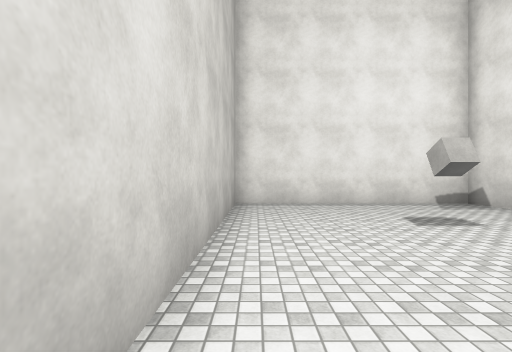
[1] (above)

16 first-person views from a walk through a 3-D level made in the Unity game engine. The camera is 1.5 m above the floor, looks level and sees 85° across. The floor is counted in squares, 2 m on a side. Each view is taken from the middle of a square. On the plan, view 1 faces up. The plan holds only what a view shows up to about 10 squares ahead; the rest is blank. The player is left out. Surface patterns are stand-ins for the level's own textures.

[2]
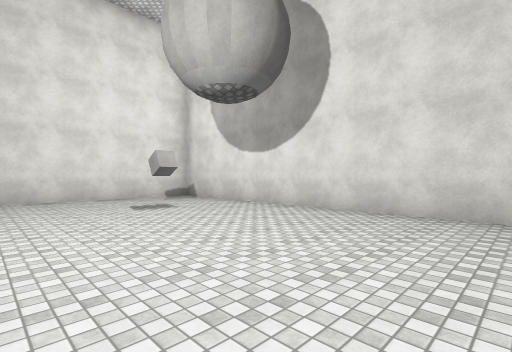

[3]
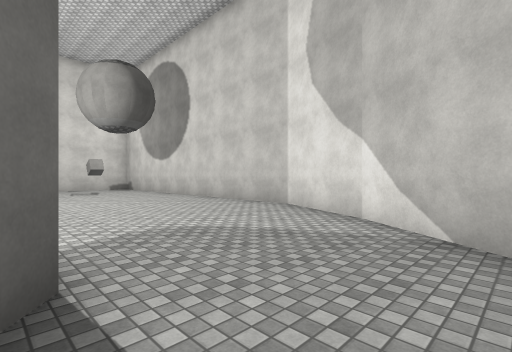

[4]
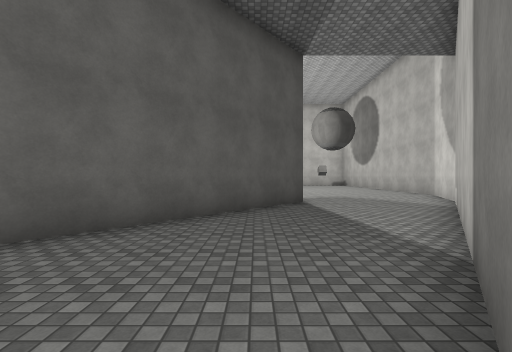

[5]
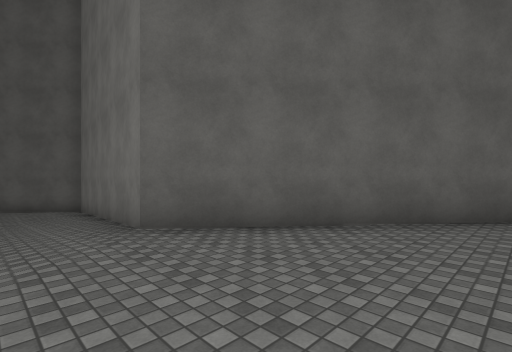

[6]
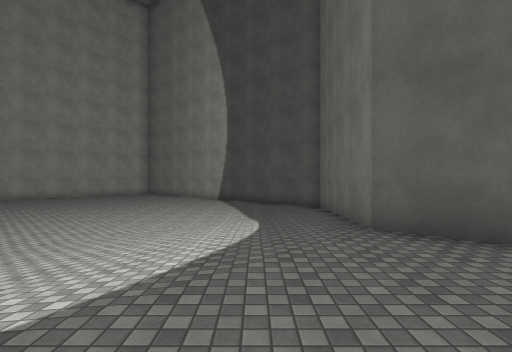

[7]
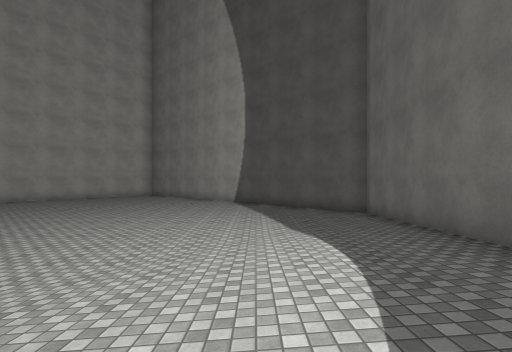

[8]
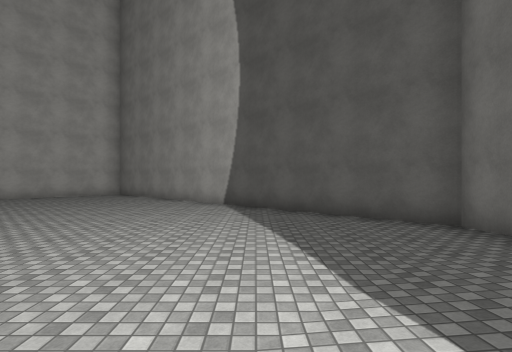

[9]
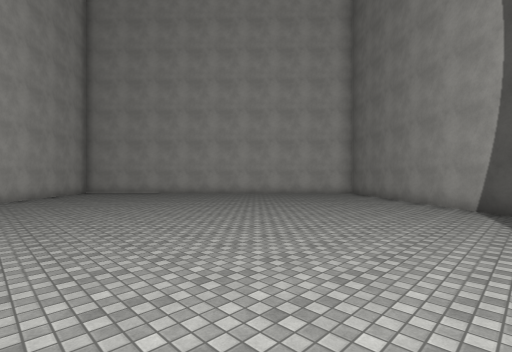

[10]
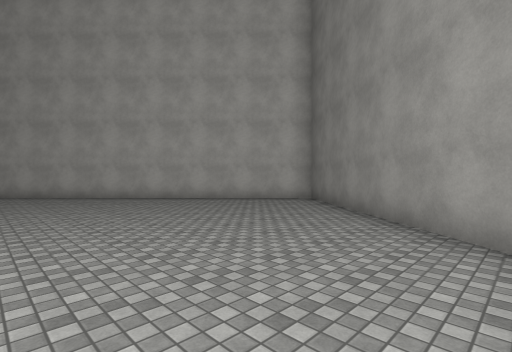

[11]
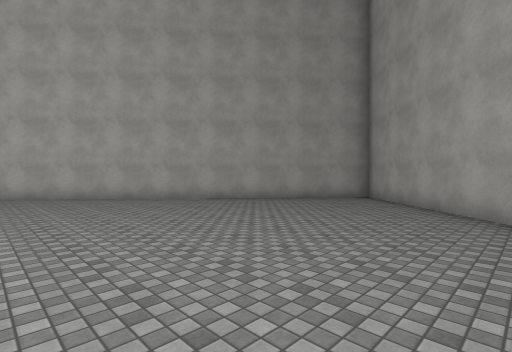

[12]
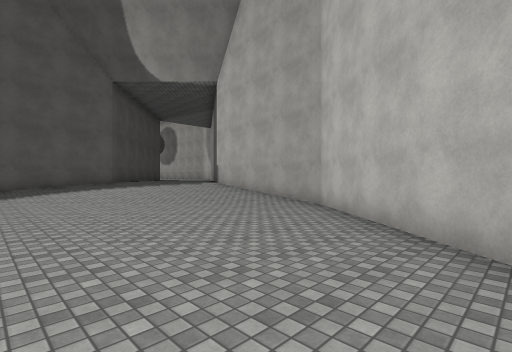

[13]
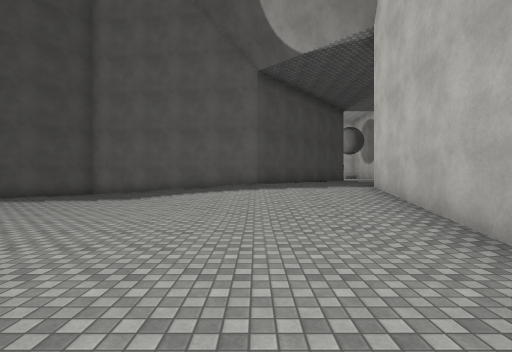

[14]
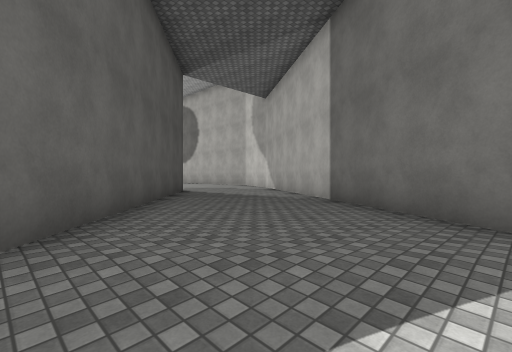

[15]
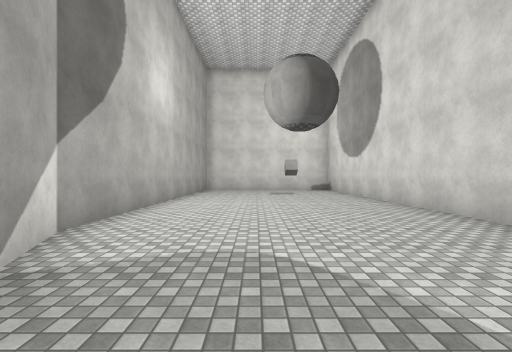

[16]
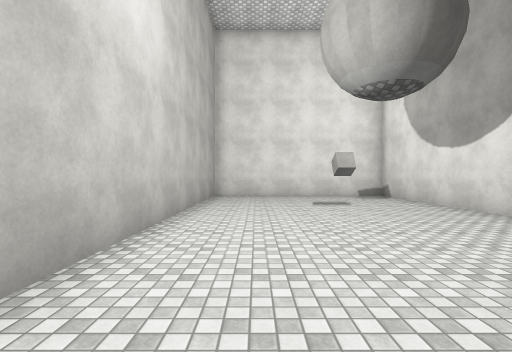

### Floor plan
Key: @ floor where view 1 was taken; # wall or solid block; . main floor; : floor 0.25 m higher than the main floor; + floor 1 m higher than the main floor; / step, stairs or slope; C cube.
Columns run from 20 left of view 1 to 6 right of it. Each row starts with its distance up from view 1.
  8                    ########
  7                    #++++++#
  6                    #++++++#
  5                    #++++C+#
  4                    #++++++#
  3                    #++++++#
  2                    #++++++#
  1                    #++++++#
  0                    #@+++++#
 -1                    #++++++#
 -2                    #++++++#
 -3                    #++++++#
 -4                    #++++++#
 -5                    ##+++++#
 -6                    ##++++#
 -7                   ##++++##
 -8                   #+++++#
 -9                  #+++++##
-10                 ##++++##
-11         ####   ##+++++#
-12        ##./:####+++++#
-13       ##.../////++++##
-14      ##...../////+++#
-15     ##......//////+#
-16     #......../////##
-17    #..........////#
-18   ##...........///#
-19  ##.............//#
-20 ##.............../#
-21 #.................#
-22 #................##
-23  #..............##
-24   #............##
-25    #..........##
-26    ##.........#
-27     ##.......#
-28      ##.....##
-29       ##...##
-30        ##.##
-31         ###

Where each view was taken, in squares from view 1:
view 1: 0 up, 0 right, facing up
view 2: 2 down, 0 right, facing up-right
view 3: 8 down, 0 right, facing up-right
view 4: 14 down, 1 left, facing up
view 5: 14 down, 1 left, facing up-left
view 6: 14 down, 1 left, facing left
view 7: 15 down, 3 left, facing left
view 8: 15 down, 7 left, facing left
view 9: 15 down, 7 left, facing down-left
view 10: 16 down, 12 left, facing down-left
view 11: 21 down, 15 left, facing down-right
view 12: 25 down, 9 left, facing up-right
view 13: 23 down, 5 left, facing up
view 14: 15 down, 5 left, facing up-right
view 15: 7 down, 2 right, facing up
view 16: 3 down, 1 right, facing up
